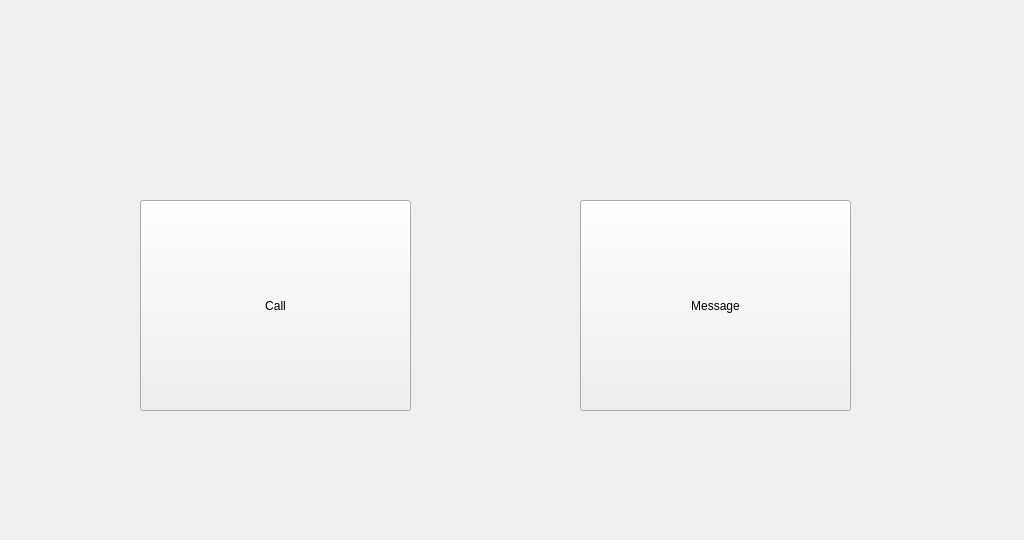
<?xml version="1.0" encoding="UTF-8"?>
<ui version="4.0">
 <class>SelectMenuWidget</class>
 <widget class="QWidget" name="SelectMenuWidget">
  <property name="geometry">
   <rect>
    <x>0</x>
    <y>0</y>
    <width>1024</width>
    <height>540</height>
   </rect>
  </property>
  <property name="windowTitle">
   <string>Dialog</string>
  </property>
  <widget class="QPushButton" name="BUTTON_ENTER_MESSAGE_MENU">
   <property name="geometry">
    <rect>
     <x>580</x>
     <y>200</y>
     <width>271</width>
     <height>211</height>
    </rect>
   </property>
   <property name="text">
    <string>Message</string>
   </property>
  </widget>
  <widget class="QPushButton" name="BUTTON_ENTER_CALL_MENU">
   <property name="geometry">
    <rect>
     <x>140</x>
     <y>200</y>
     <width>271</width>
     <height>211</height>
    </rect>
   </property>
   <property name="text">
    <string>Call</string>
   </property>
  </widget>
 </widget>
 <resources/>
 <connections/>
</ui>
